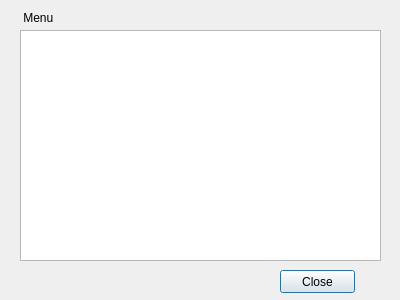
<?xml version="1.0" encoding="UTF-8"?>
<ui version="4.0">
 <class>MenuScreen</class>
 <widget class="QDialog" name="MenuScreen">
  <property name="geometry">
   <rect>
    <x>0</x>
    <y>0</y>
    <width>400</width>
    <height>300</height>
   </rect>
  </property>
  <property name="windowTitle">
   <string>Dialog</string>
  </property>
  <widget class="QLabel" name="label">
   <property name="geometry">
    <rect>
     <x>20</x>
     <y>10</y>
     <width>251</width>
     <height>16</height>
    </rect>
   </property>
   <property name="text">
    <string>&lt;Insert Restaurant name&gt; Menu</string>
   </property>
  </widget>
  <widget class="QPushButton" name="pushButton">
   <property name="geometry">
    <rect>
     <x>280</x>
     <y>270</y>
     <width>75</width>
     <height>23</height>
    </rect>
   </property>
   <property name="text">
    <string>Close</string>
   </property>
  </widget>
  <widget class="QListWidget" name="listWidget">
   <property name="geometry">
    <rect>
     <x>20</x>
     <y>30</y>
     <width>361</width>
     <height>231</height>
    </rect>
   </property>
  </widget>
 </widget>
 <resources/>
 <connections/>
</ui>
